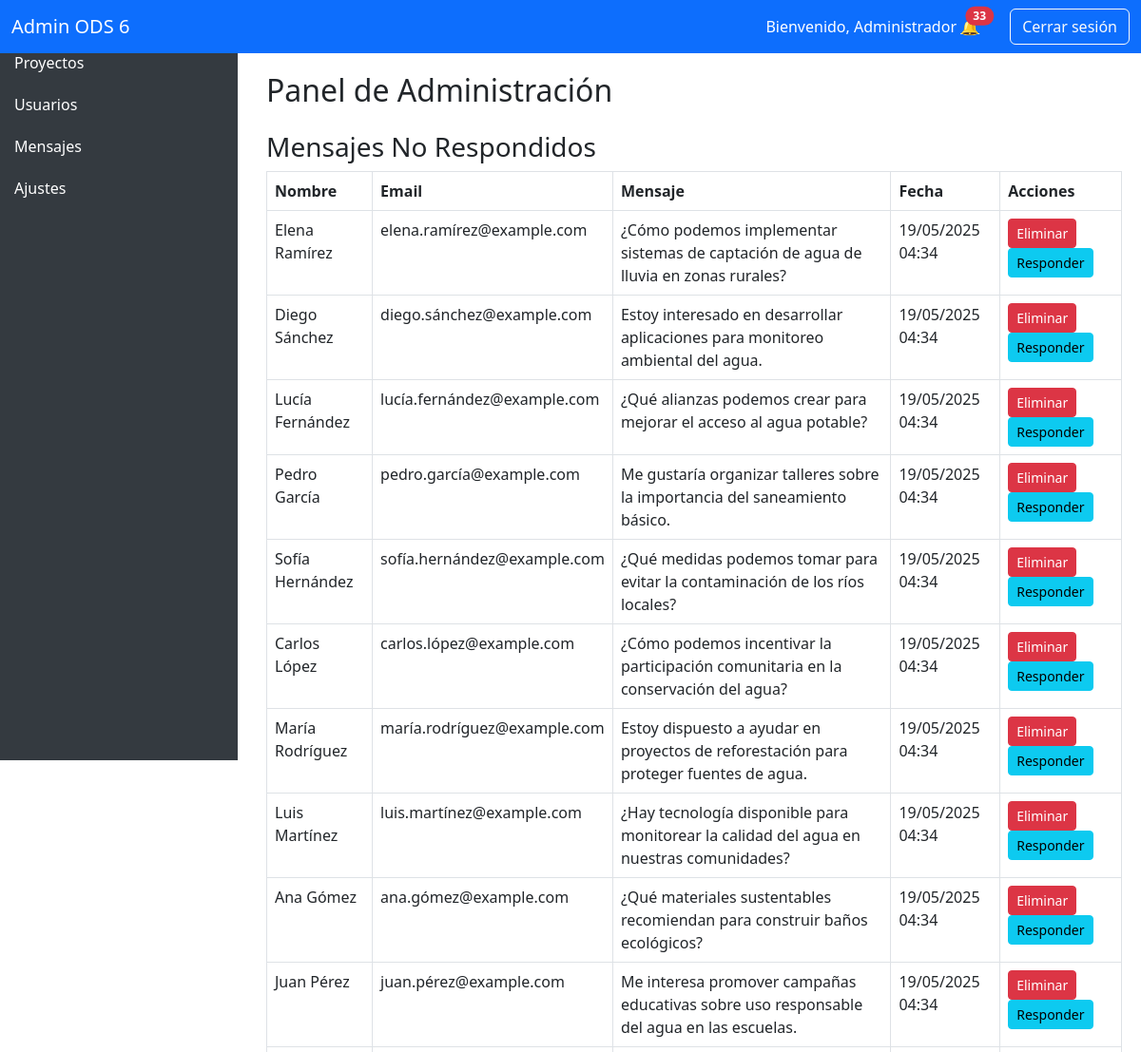
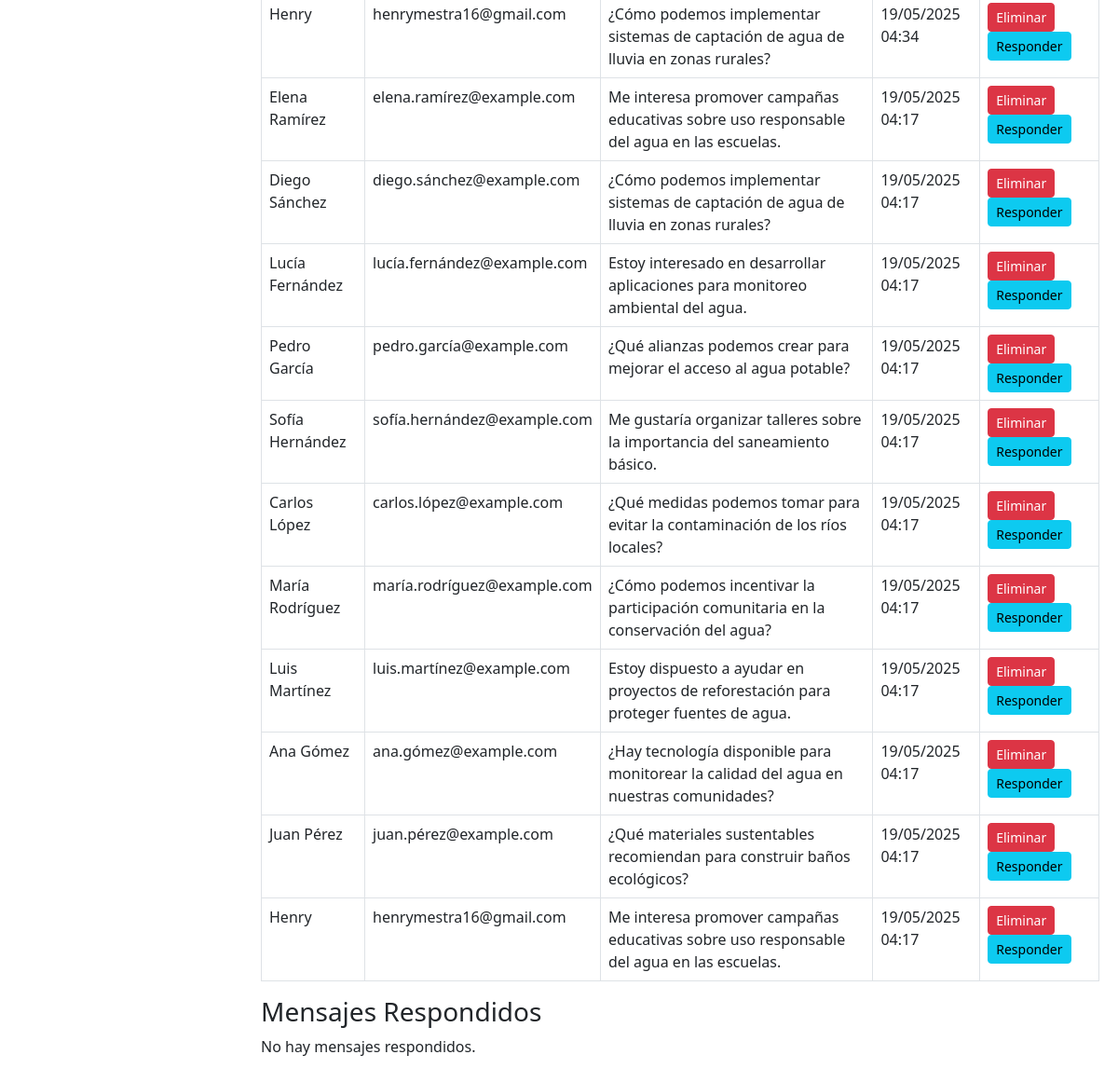
The app's page /mensajes/ (signed in) with its own data (2 pictures, top to bottom).
### agua/models.py (models this page shows, shortened)
class MensajeContacto(models.Model):
    usuario = models.ForeignKey(User, on_delete=models.CASCADE, null=True, blank=True)
    nombre = models.CharField(max_length=100)
    email = models.EmailField()
    mensaje = models.TextField()
    fecha = models.DateTimeField(auto_now_add=True)
    respondido = models.BooleanField(default=False)
    respuesta = models.TextField(blank=True, null=True)

### agua/views.py (the view)
# urls.py: path('mensajes/', views.mensajes, name='mensajes'),
@login_required
@user_passes_test(lambda u: u.is_superuser)
def mensajes(request):
    mensajes_no_responder = MensajeContacto.objects.filter(respuesta__isnull=True).order_by('-fecha')
    mensajes_respondidos = MensajeContacto.objects.filter(respuesta__isnull=False).order_by('-fecha')
    return render(request, 'agua/mensajes.html', {
        'mensajes_no_responder': mensajes_no_responder,
        'mensajes_respondidos': mensajes_respondidos
    })

### agua/context_processors.py (called while the page is built)
def notificaciones_context(request):
    mensajes_no_respondidos = MensajeContacto.objects.filter(respondido=False).count()
    usuarios_no_leidos = UsuarioLeido.objects.filter(leido=False).count()
    return {
        'usuarios_no_leidos': usuarios_no_leidos,
        'mensajes_no_respondidos': mensajes_no_respondidos
    }

### agua/templates/agua/mensajes.html
{% extends 'agua/base_admin.html' %}
{% block content %}
<h2 class="mb-4">Panel de Administración</h2>
<h3>Mensajes No Respondidos</h3>
{% if mensajes_no_responder %}
<table class="table table-bordered">
    <thead>
        <tr>
            <th>Nombre</th>
            <th>Email</th>
            <th>Mensaje</th>
            <th>Fecha</th>
            <th>Acciones</th>
        </tr>
    </thead>
    <tbody>
        {% for msg in mensajes_no_responder %}
        <tr>
            <td>{{ msg.nombre }}</td>
            <td>{{ msg.email }}</td>
            <td>{{ msg.mensaje }}</td>
            <td>{{ msg.fecha|date:"d/m/Y H:i" }}</td>
            <td>
                <a href="{% url 'eliminar_mensaje' msg.id %}" class="btn btn-danger btn-sm"
                   onclick="return confirm('¿Seguro que deseas eliminar este mensaje?');">Eliminar</a>
                <a href="{% url 'responder_mensaje' msg.id %}" class="btn btn-info btn-sm">Responder</a>
            </td>
        </tr>
        {% endfor %}
    </tbody>
</table>
{% else %}
<p>No hay mensajes no respondidos.</p>
{% endif %}
<h3>Mensajes Respondidos</h3>
{% if mensajes_respondidos %}
<table class="table table-bordered">
    <thead>
        <tr>
            <th>Nombre</th>
            <th>Email</th>
            <th>Mensaje</th>
            <th>Fecha</th>
            <th>Respuesta</th>
            <th>Acciones</th>
        </tr>
    </thead>
    <tbody>
        {% for msg in mensajes_respondidos %}
        <tr>
            <td>{{ msg.nombre }}</td>
            <td>{{ msg.email }}</td>
            <td>{{ msg.mensaje }}</td>
            <td>{{ msg.fecha|date:"d/m/Y H:i" }}</td>
            <td>{{ msg.respuesta }}</td>
            <td>
                <a href="{% url 'eliminar_mensaje' msg.id %}" class="btn btn-danger btn-sm"
                   onclick="return confirm('¿Seguro que deseas eliminar este mensaje?');">Eliminar</a>
            </td>
        </tr>
        {% endfor %}
    </tbody>
</table>
{% else %}
<p>No hay mensajes respondidos.</p>
{% endif %}
{% endblock %}

### agua/templates/agua/base_admin.html (shortened to what this page needs)
<!DOCTYPE html>
<html lang="es">
<head>
    <link href="https://cdn.jsdelivr.net/npm/bootstrap@5.3.0/dist/css/bootstrap.min.css" rel="stylesheet">
</head>
<body>
    <nav class="navbar navbar-expand-lg navbar-dark bg-primary">
        <div class="container-fluid">
            <a class="navbar-brand" href="{% url 'admin_panel' %}">Admin ODS 6</a>
            <div class="d-flex align-items-center ms-auto">
                <span class="text-white me-3">
                    Bienvenido, {{ user.username }}
                    <a href="{% url 'notificaciones_admin' %}" class="position-relative me-3 text-white" title="Notificaciones">
                        🔔
                        {% if mensajes_no_respondidos > 0 or usuarios_no_leidos > 0 %}
                            <span class="position-absolute top-0 start-100 translate-middle badge rounded-pill bg-danger">
                                {{ mensajes_no_respondidos|add:usuarios_no_leidos }}
                            </span>
                        {% endif %}
                    </a>
                </span>
                <a href="{% url 'logout' %}" class="btn btn-outline-light">Cerrar sesión</a>
            </div>
        </div>
    </nav>
    <div class="sidebar">
        <ul class="nav flex-column">
            <li class="nav-item">
                <a href="{% url 'admin_panel' %}" class="nav-link">Inicio</a>
            </li>
            <li class="nav-item">
                <a class="navbar-brand" href="{% url 'crear_proyecto' %}">Proyectos</a>
            </li>
            <li class="nav-item">
                <a class="navbar-brand" href="{% url 'usuarios_registrados' %}">Usuarios</a>
            </li>
            <li class="nav-item">
                <a href="{% url 'mensajes' %}" class="nav-link">Mensajes</a>
            </li>
            <li class="nav-item">
                <a class="navbar-brand" href="{% url 'panel_ajustes' %}">Ajustes</a>
            </li>
        </ul>
    </div>
    <div class="content-wrapper">
        {% block content %}{% endblock %}
    </div>
</body>
</html>

### agua/templates/agua/base_admin.html (style rules this page uses)
.sidebar { height: 100vh; position: fixed; top: 0; left: 0; width: 250px; background-color: #343a40; color: white; }
.sidebar a { color: white; padding: 10px 15px; display: block; text-decoration: none; }
.content-wrapper { margin-left: 260px; padding: 20px; }
.navbar { z-index: 10; }

### records on screen
MensajeContacto: nombre "Elena Ramírez", email "elena.ramírez@example.com", mensaje "¿Cómo podemos implementar sistemas de captación de agua de lluvia en zonas rurales?", fecha "19/05/2025 04:34"
MensajeContacto: nombre "Diego Sánchez", email "diego.sánchez@example.com", mensaje "Estoy interesado en desarrollar aplicaciones para monitoreo ambiental del agua.", fecha "19/05/2025 04:34"
MensajeContacto: nombre "Lucía Fernández", email "lucía.fernández@example.com", mensaje "¿Qué alianzas podemos crear para mejorar el acceso al agua potable?", fecha "19/05/2025 04:34"
MensajeContacto: nombre "Pedro García", email "pedro.garcía@example.com", mensaje "Me gustaría organizar talleres sobre la importancia del saneamiento básico.", fecha "19/05/2025 04:34"
MensajeContacto: nombre "Sofía Hernández", email "sofía.hernández@example.com", mensaje "¿Qué medidas podemos tomar para evitar la contaminación de los ríos locales?", fecha "19/05/2025 04:34"
MensajeContacto: nombre "Carlos López", email "carlos.lópez@example.com", mensaje "¿Cómo podemos incentivar la participación comunitaria en la conservación del agua?", fecha "19/05/2025 04:34"
MensajeContacto: nombre "María Rodríguez", email "maría.rodríguez@example.com", mensaje "Estoy dispuesto a ayudar en proyectos de reforestación para proteger fuentes de agua.", fecha "19/05/2025 04:34"
MensajeContacto: nombre "Luis Martínez", email "luis.martínez@example.com", mensaje "¿Hay tecnología disponible para monitorear la calidad del agua en nuestras comunidades?", fecha "19/05/2025 04:34"
MensajeContacto: nombre "Ana Gómez", email "ana.gómez@example.com", mensaje "¿Qué materiales sustentables recomiendan para construir baños ecológicos?", fecha "19/05/2025 04:34"
MensajeContacto: nombre "Juan Pérez", email "juan.pérez@example.com", mensaje "Me interesa promover campañas educativas sobre uso responsable del agua en las escuelas.", fecha "19/05/2025 04:34"
MensajeContacto: nombre "Henry", email "henrymestra16@gmail.com", mensaje "¿Cómo podemos implementar sistemas de captación de agua de lluvia en zonas rurales?", fecha "19/05/2025 04:34"
MensajeContacto: nombre "Elena Ramírez", email "elena.ramírez@example.com", mensaje "Me interesa promover campañas educativas sobre uso responsable del agua en las escuelas.", fecha "19/05/2025 04:17"
MensajeContacto: nombre "Diego Sánchez", email "diego.sánchez@example.com", mensaje "¿Cómo podemos implementar sistemas de captación de agua de lluvia en zonas rurales?", fecha "19/05/2025 04:17"
MensajeContacto: nombre "Lucía Fernández", email "lucía.fernández@example.com", mensaje "Estoy interesado en desarrollar aplicaciones para monitoreo ambiental del agua.", fecha "19/05/2025 04:17"
MensajeContacto: nombre "Pedro García", email "pedro.garcía@example.com", mensaje "¿Qué alianzas podemos crear para mejorar el acceso al agua potable?", fecha "19/05/2025 04:17"
MensajeContacto: nombre "Sofía Hernández", email "sofía.hernández@example.com", mensaje "Me gustaría organizar talleres sobre la importancia del saneamiento básico.", fecha "19/05/2025 04:17"
MensajeContacto: nombre "Carlos López", email "carlos.lópez@example.com", mensaje "¿Qué medidas podemos tomar para evitar la contaminación de los ríos locales?", fecha "19/05/2025 04:17"
MensajeContacto: nombre "María Rodríguez", email "maría.rodríguez@example.com", mensaje "¿Cómo podemos incentivar la participación comunitaria en la conservación del agua?", fecha "19/05/2025 04:17"
MensajeContacto: nombre "Luis Martínez", email "luis.martínez@example.com", mensaje "Estoy dispuesto a ayudar en proyectos de reforestación para proteger fuentes de agua.", fecha "19/05/2025 04:17"
MensajeContacto: nombre "Ana Gómez", email "ana.gómez@example.com", mensaje "¿Hay tecnología disponible para monitorear la calidad del agua en nuestras comunidades?", fecha "19/05/2025 04:17"
MensajeContacto: nombre "Juan Pérez", email "juan.pérez@example.com", mensaje "¿Qué materiales sustentables recomiendan para construir baños ecológicos?", fecha "19/05/2025 04:17"
MensajeContacto: nombre "Henry", email "henrymestra16@gmail.com", mensaje "Me interesa promover campañas educativas sobre uso responsable del agua en las escuelas.", fecha "19/05/2025 04:17"

### other values on screen
{{ user.username }} "Administrador"
{{ mensajes_no_respondidos|add:usuarios_no_leidos }} "33"
